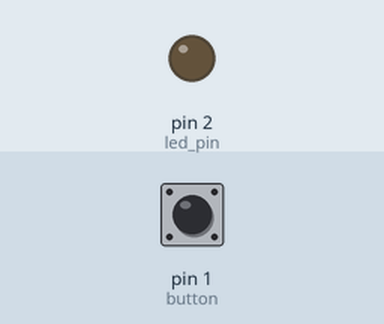
A sketch run on a simulated Arduino Uno, built with avr-gcc and run on an emulated ATmega328P. On the bench: output pins drawn as LEDs (lit = HIGH). The inputs (shaded band) are chosen by the test bench; at power-on: pin 1 (button) LOW.

Above: at 1.2 s.
1.3 s: pin 1 (button) pulled HIGH for 0.15 s
At 1.37 s:
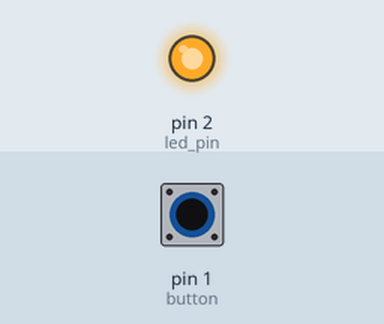
2.9 s: pin 1 (button) pulled HIGH for 3.2 s
At 7.1 s:
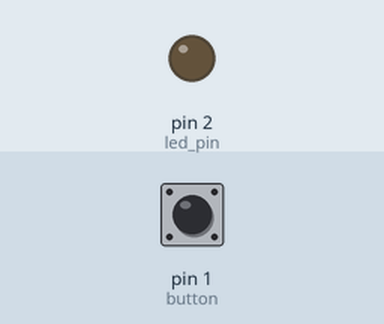
Timing chart, 0 to 8.6 s (numbered marks = the images above; inputs shaded):
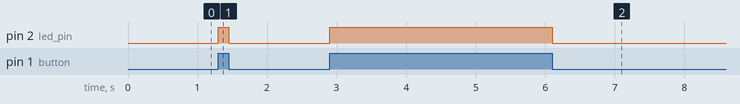

Measured:
- after the input at 1.3 s, pin 2 (led_pin): LOW → HIGH at once, → LOW 0.15 s later
- after the input at 2.9 s, pin 2 (led_pin): LOW → HIGH at once, → LOW 3.2 s later

The sketch:

button_led_on_off.ino
```cpp
#define button 1
#define led_pin 2
int buttonstate = 0;

void setup()
{
  pinMode(button, INPUT);
  pinMode(led_pin, OUTPUT);
}

void loop()
{
  buttonstate = digitalRead(button);
  if(buttonstate == HIGH){
  	digitalWrite(led_pin, HIGH);
  }
  else{
  	digitalWrite(led_pin, LOW);
  }

}
```
